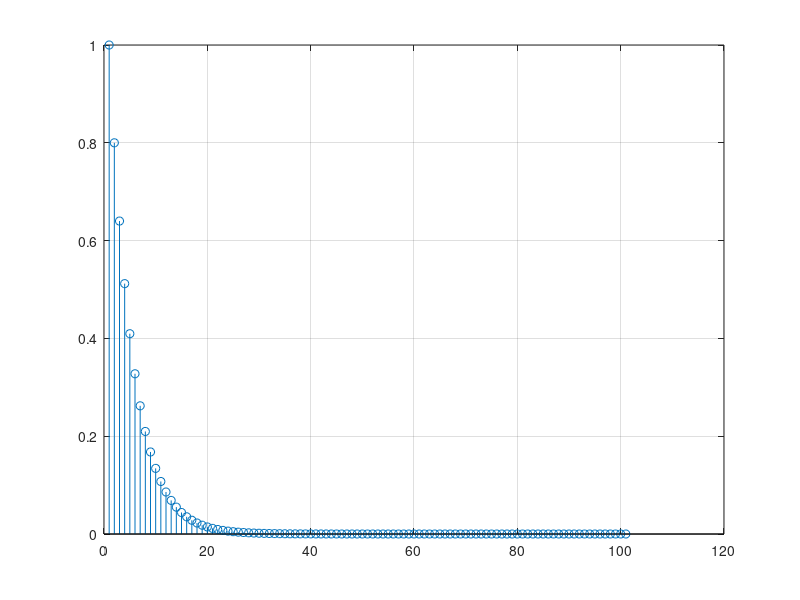
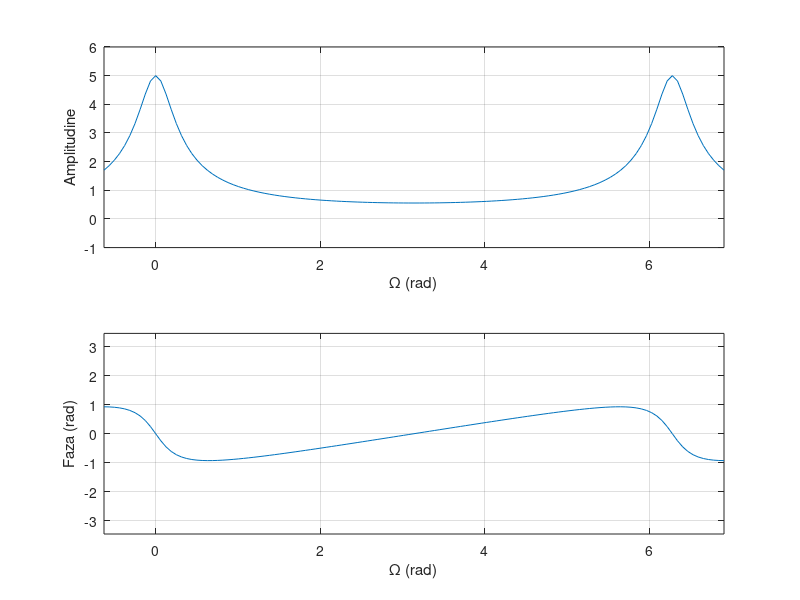
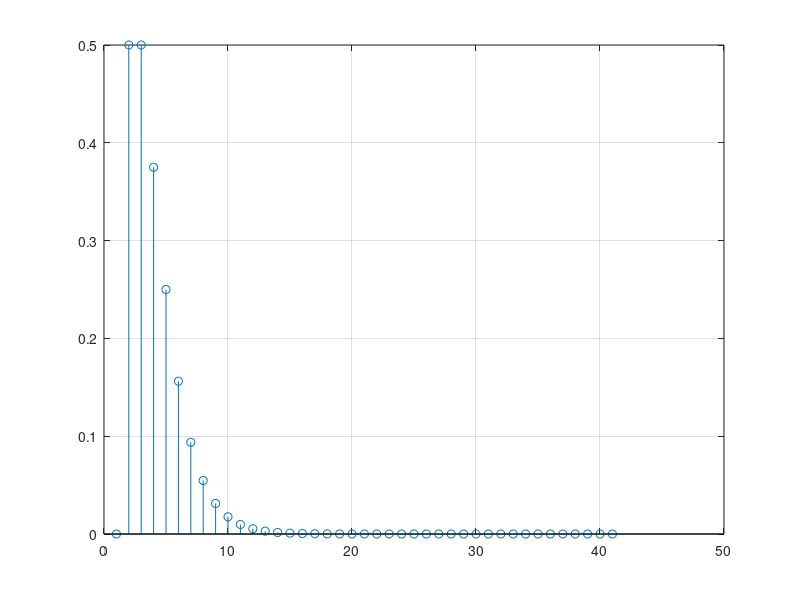
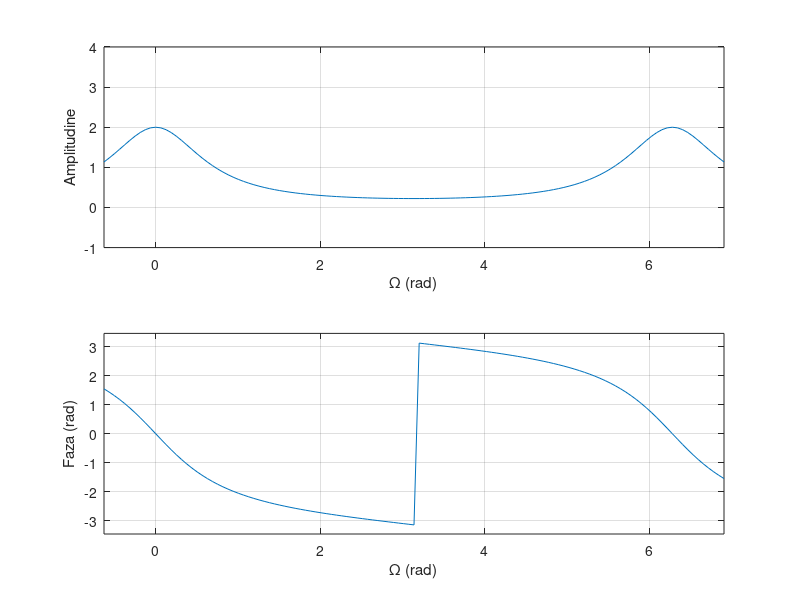

These figures' MATLAB source, in order:
clf;

Xn1 = zeros(1,101); 
j=1;
  for i = 0:100 
    Xn1(j)=0.8.^i;
    j=j+1;
  end
figure(1)
stem(Xn1)
grid on

puteriI=linspace(0,100,101); 
Omega = [-0.1:0.01:1.1]*2*pi;
TFTD1= sum(Xn1*exp(-1i*puteriI'*Omega),1); 

figure(2)
subplot(211);
plot(Omega,abs(TFTD1));
grid;
axis([-0.2*pi,2.2*pi,-1,6]);
xlabel('\Omega (rad)');
ylabel('Amplitudine')
subplot(212)
plot(Omega,angle(TFTD1));
grid;
axis([-0.2*pi,2.2*pi,-1.1*pi,1.1*pi]);
xlabel('\Omega (rad)');
ylabel('Faza (rad)');



Xn2 = zeros(1,41);
j=1;
  for i = 0:40 
    Xn2(j)=i*0.5.^i;
    j=j+1;
  end
figure(3)
stem(Xn2)
grid on

puteriII=linspace(0,40,41); 
Omega = [-0.1:0.01:1.1]*2*pi; 
TFTD2= sum(Xn2*exp(-1i*puteriII'*Omega),1); 

figure(4)
subplot(211);
plot(Omega,abs(TFTD2)); 
grid;
axis([-0.2*pi,2.2*pi,-1,4]);
xlabel('\Omega (rad)');
ylabel('Amplitudine')
subplot(212)
plot(Omega,angle(TFTD2));
grid;
axis([-0.2*pi,2.2*pi,-1.1*pi,1.1*pi]);
xlabel('\Omega (rad)');
ylabel('Faza (rad)');
